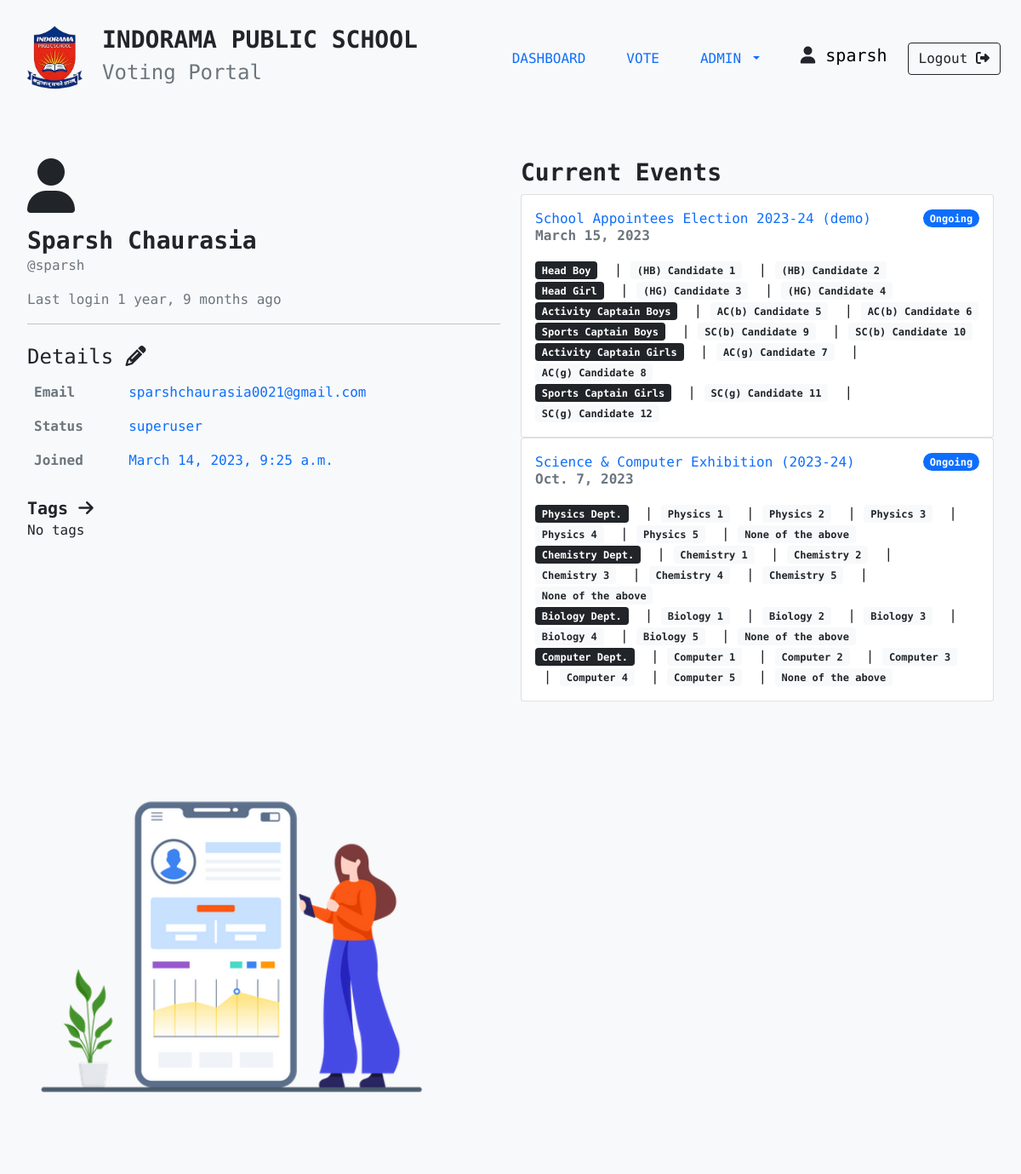
Before: /dashboard/ (signed in) with the older database file.
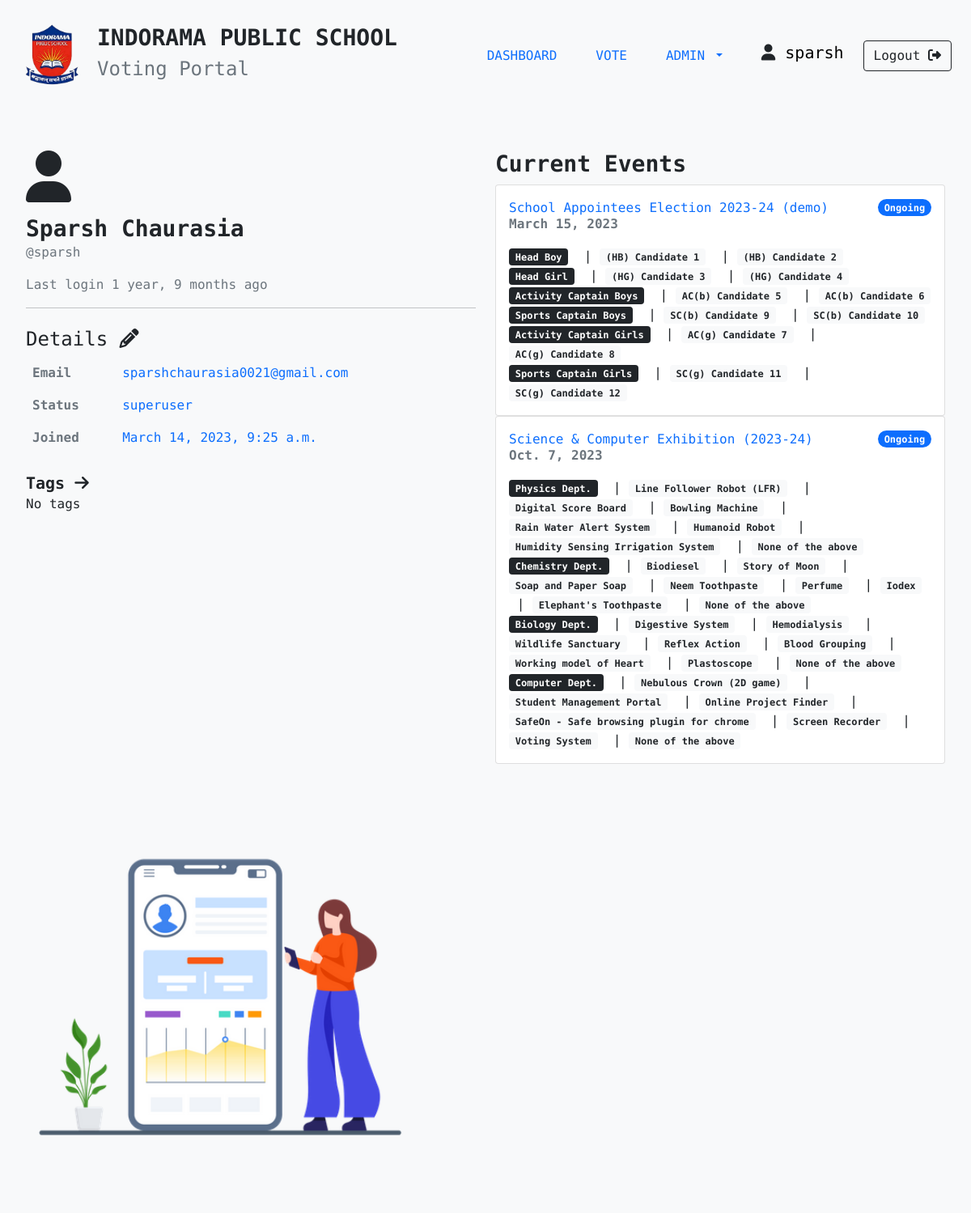
After: the same page with the newer database file.
### apps/vote/models.py (models this page shows, shortened)
class Event(models.Model):
    EventID = models.AutoField(primary_key=True)
    Date = models.DateField()
    EventName = models.TextField()

class Category(models.Model):
    Event = models.ForeignKey(Event, on_delete=models.CASCADE, null=True)
    CategoryName = models.TextField()
    def __str__(self):
        return self.CategoryName

class Option(models.Model):
    OptionID = models.AutoField(primary_key=True)
    OptionEvent = models.ForeignKey(Event, on_delete=models.CASCADE)
    OpitonCategory = models.ForeignKey(Category, on_delete=models.CASCADE)
    OptionName = models.TextField()
    OptionImage = models.ImageField(upload_to="OptionImages", blank=True, null=True)
    Votes = models.IntegerField(default=0)

### apps/home/views.py (the view)
# urls.py: path("dashboard/", home_views.dashboard),
@login_required(login_url="/login")
def dashboard(request):
    params = {}
    events = Event.objects.all()
    for event in events:
        params[event] = {}
        categorys = Category.objects.filter(Event=event)
        for category in categorys:
            options = Option.objects.filter(OpitonCategory=category)
            params[event].update({category: options})
    return render(request, "dashboard.html", {"params":params})

### templates/dashboard.html (shortened to what this page needs)
{% extends 'bases/base.html' %}
{% load humanize %}
{% load static %}
{% block stylesheets %}
<link rel="stylesheet" href="{% static 'css/dashboard.css' %}">
{% endblock stylesheets %}
{% block content %}
<div class="page">
    <div class="conatainer">
        <div class="row">
            <div class="col pb-5">
                <div>
                    <i class="fa-solid fa-user fa-4x"></i>
                    <p class="mt-3 h3 fw-bold mb-0">{{request.user.get_full_name}}</p>
                    <p class="text-muted">@{{ user }}</p>
                    <p class="text-muted">Last login {{ user.last_login|naturaltime }}</p>
                </div>
                <hr>
                <div class="mt-4">
                    <p class="h4">Details <i class="fa-solid fa-pencil"></i></p>
                    <table class="table table-borderless">
                        <tbody>
                            <tr>
                                <th class="text-muted">Email</th>
                                <td class="text-primary">{{ user.email }}</td>
                            </tr>
                            <tr>
                                <th class="text-muted">Status</th>
                                <td class="text-primary">
                                    {% if user.is_superuser %}
                                        <span>superuser</span>
                                    {% elif user.is_admin %}
                                        <span>admin</span>
                                    {% else %}
                                        <span>user</span>
                                    {% endif %}
                                </td>
                            </tr>
                            <tr>
                                <th class="text-muted">Joined</th>
                                <td class="text-primary">{{ user.date_joined }}</td>
                            </tr>
                        </tbody>
                    </table>
                </div>
                <div class="mt-4">
                    <span class="fw-bold h5">Tags <i class="fa-solid fa-arrow-right"></i></span>
                    <p>
                        {% if user.groups.all  %}
                        {% for g in user.groups.all %}
                        <span>{{ g }}</span>
                        {% endfor %}
                        {% else %}
                        <span>No tags</span>
                        {% endif %}
                    </p>
                </div>
            </div>
            <div class="col-lg-6 pb-5">
                <div>
                    <p class="h3 fw-bold">Current Events</p>
                        <div>
                        {% for event, values in params.items %}
                            <div class="card">
                            <div class="card-body">
                                <a href="/vote/" class="card-title text-decoration-none" aria-current="true">
                                <div class="d-flex justify-content-between align-items-center">
                                    <span>{{ event.EventName }}</span>
                                    <span class="badge bg-primary rounded-pill">Ongoing</span>
                                </div>
                                <p class="card-subtitle fw-bold text-muted">{{ event.Date }}</p>
                                </a>
                                <div class="mt-3">
                                {% for category, options in values.items %}
                                    <span class="badge bg-dark">{{ category }}</span>
                                    {% for option in options %}
                                        &nbsp|&nbsp<span class="badge bg-light text-dark">{{ option.OptionName }}</span>
                                    {% endfor %}
                                    <br>
                                {% endfor %}
                                </div>
                            </div>
                            </div>
                        {% endfor %}
                    </div>
                </div>
            </div>
            <div class="col pb-5">
                <img class="dashboard__image" src="{% static 'images/pro1.png' %}" alt="placeholder image">
            </div>
        </div>
</div>
{% endblock content %}

### templates/bases/base.html (shortened to what this page needs)
{% load static %}
<!DOCTYPE html>
<html lang="en">
<head>
    <link rel="stylesheet" href="https://cdnjs.cloudflare.com/ajax/libs/font-awesome/6.2.1/css/all.min.css" />
    <link rel="stylesheet" href="{% static 'css/global.css' %}">
    <link href="https://cdn.jsdelivr.net/npm/bootstrap@5.0.2/dist/css/bootstrap.min.css" rel="stylesheet">
    {% block stylesheets %}{% endblock stylesheets %}
</head>
<header>
    {% include 'includes/navbar.html' %}
</header>
<body style="font-family: 'Roboto Mono', monospace; background-color:#F8F9FA;">
    {% block content %}{% endblock content %}
</body>
</html>

### templates/includes/navbar.html (shortened to what this page needs)
{% load static %}
<nav class="navbar navbar-expand-lg bg-light">
  <div class="container-fluid px-4 py-3">
    <div class="navbar-brand d-flex align-items-center">
      <a href="/"><img src="{% static 'images/logo(1).png' %}" alt="logo" srcset="" style="height: 5rem;"></a>
      <div class="mx-3">
        <h3 class="fw-bold">INDORAMA PUBLIC SCHOOL</h3>
        <h4 class="text-muted">Voting Portal</h4>
      </div>
    </div>
    {% if user.is_authenticated %}
    <div class="collapse navbar-collapse" id="navbarSupportedContent">
      <ul class="navbar-nav ms-auto mb-2 mb-lg-0">
        <li class="nav-item mx-3">
          <a class="nav-link" href="/dashboard">DASHBOARD</a>
        </li>
        <li class="nav-item mx-3">
          <a class="nav-link {% if request.user.is_staff and not request.user.is_superuser %}disabled{% endif %}" href="/vote/">VOTE</a>
        </li>
        <li class="nav-item dropdown mx-3">
          <a class="nav-link dropdown-toggle" href="#" id="navbarDropdown" role="button" data-bs-toggle="dropdown" aria-expanded="false">
            ADMIN
          </a>
        </li>
      </ul>
      <div class="user-name d-flex mx-4 my-4">
        <h5><i class="fa-solid fa-user"></i> <a href="/dashboard", style="text-decoration: none; color: black;">{{ user }}</a></h5>
      </div>
      </div>
        <a href="{% url 'logout' %}" class="btn btn-outline-dark">Logout <i class="fa-solid fa-right-from-bracket"></i></a>
      </div>
    {% else %}
      <a href="/login" class="btn btn-outline-dark">Login <i class="fa-solid fa-right-from-bracket"></i></a>
    {% endif %}
</nav>

### static/css/global.css (style rules this page uses)
.page { padding: 3rem 2rem; }

### static/css/dashboard.css (style rules this page uses)
.dashboard__image { width: 30rem; height: auto; }

Changed rows visible on the page:
changed Option: OptionName "Physics 1" → "Line Follower Robot (LFR)"
changed Option: OptionName "Physics 2" → "Digital Score Board"
changed Option: OptionName "Physics 3" → "Bowling Machine"
changed Option: OptionName "Physics 4" → "Rain Water Alert System"
changed Option: OptionName "Physics 5" → "Humanoid Robot"
added Option: OptionName "Humidity Sensing Irrigation System", shown under Category "Physics Dept."
changed Option: OptionName "Chemistry 1" → "Biodiesel"
changed Option: OptionName "Chemistry 2" → "Story of Moon"
changed Option: OptionName "Chemistry 3" → "Soap and Paper Soap"
changed Option: OptionName "Chemistry 4" → "Neem Toothpaste"
changed Option: OptionName "Chemistry 5" → "Perfume"
added Option: OptionName "Iodex", shown under Category "Chemistry Dept."
added Option: OptionName "Elephant's Toothpaste", shown under Category "Chemistry Dept."
changed Option: OptionName "Biology 1" → "Digestive System"
changed Option: OptionName "Biology 2" → "Hemodialysis"
changed Option: OptionName "Biology 3" → "Wildlife Sanctuary"
changed Option: OptionName "Biology 4" → "Reflex Action"
changed Option: OptionName "Biology 5" → "Blood Grouping"
added Option: OptionName "Working model of Heart", shown under Category "Biology Dept."
added Option: OptionName "Plastoscope", shown under Category "Biology Dept."
changed Option: OptionName "Computer 1" → "Nebulous Crown (2D game)"
changed Option: OptionName "Computer 2" → "Student Management Portal"
changed Option: OptionName "Computer 3" → "Online Project Finder"
changed Option: OptionName "Computer 4" → "SafeOn - Safe browsing plugin for chrome"
changed Option: OptionName "Computer 5" → "Screen Recorder"
added Option: OptionName "Voting System", shown under Category "Computer Dept."
